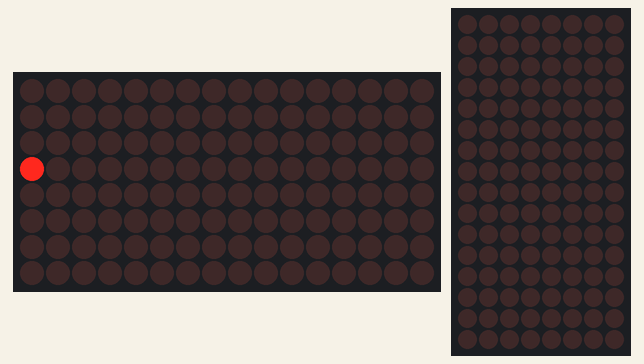
Recording of a sketch running on a simulated Arduino MKR. Shown: 16×8 LED matrix, 8×16 LED matrix. WiFi joins after 1.5 s; servers stay silent unless stated; uploads are accepted with an empty reply; what the sketch prints to the serial monitor is not drawn.

Above: at 1.6 s.
At 2.2 s:
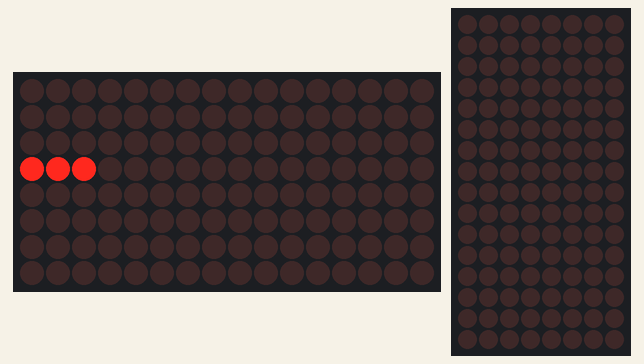
At 2.8 s:
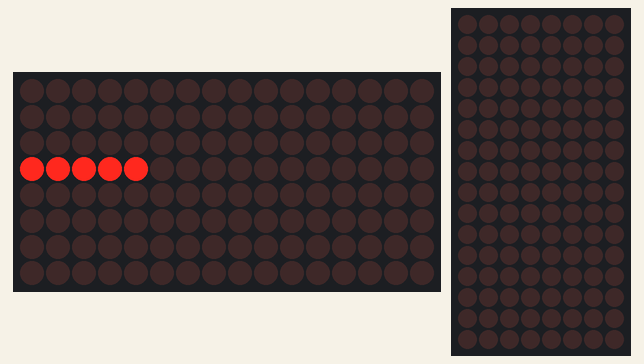
At 3.8 s:
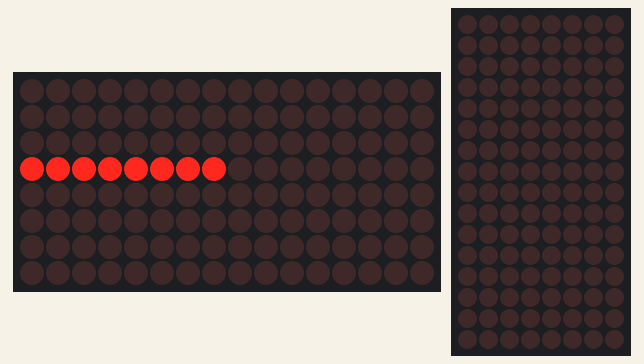
At 5.0 s:
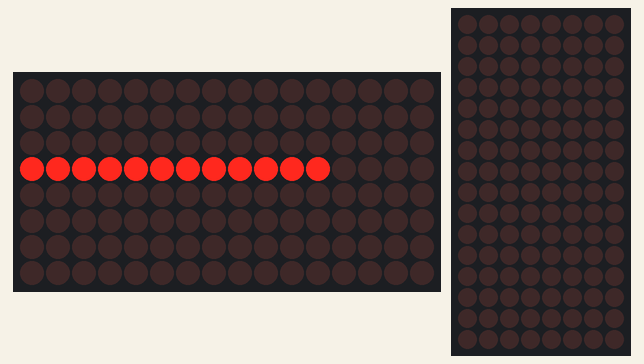
At 6.3 s:
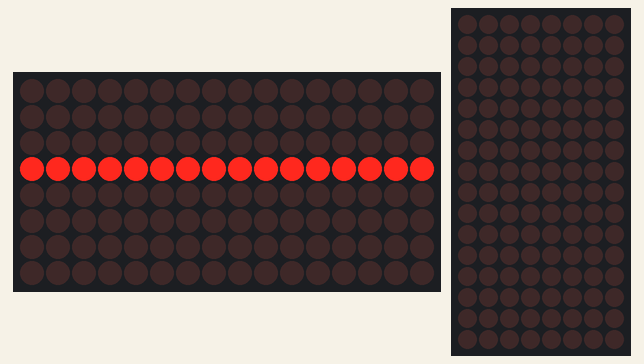

The sketch:

NightscoutDisplay.ino
```cpp
#include <Adafruit_LEDBackpack.h>
#include <TimeLib.h>
#include <WiFi101.h>

// Note: Loosely based on WiFiWebClientRepeating example.

// Constants and configuration

const char kWiFiSsid[] = "YourWiFiSSID";
const char kWiFiPassphrase[] = "YourWiFiPassphrase";

const char kNightscoutHostname[] = "yournightscoutsite.azurewebsites.net";
const uint16_t kNightscoutPort = 443;  // 80 for http, 443 for https.

const int kTimeZone = -8;  // Hours from UTC (-8 is PST).
const bool kAdjustDST = true;  // DST adjustment according to US rules.

const int kLedBrightness = 0;  // 0..15
const int kLedRotation = 1;  // 1: USB on the left, 3: USB on the right
const long kStalenessThreshold = 15 * 60;  // Display "--" if Nightscout value is older than 15 minutes
const unsigned long kErrorTimeout = 5 * 60 * 1000;  // Display "Error" after 5 minutes of no connection

// Global variables

Adafruit_8x16minimatrix glucose_matrix;
Adafruit_8x16minimatrix clock_matrix;

// Bitmaps

const uint8_t NARROW_DIGITS[][8] = {
  { 0x00, 0x00, 0x00, 0x00, 0x00, 0x00, 0x00, 0x00 },  // 0 (blank)
  { 0x00, 0x40, 0xc0, 0x40, 0x40, 0x40, 0x00, 0x00 },  // 1
  { 0x00, 0xc0, 0x40, 0xc0, 0x80, 0xc0, 0x00, 0x00 },  // 2
  { 0x00, 0xc0, 0x40, 0xc0, 0x40, 0xc0, 0x00, 0x00 },  // 3
  { 0x00, 0x40, 0xc0, 0xc0, 0x40, 0x40, 0x00, 0x00 },  // "4"
  { 0x00, 0xc0, 0x80, 0xc0, 0x40, 0xc0, 0x00, 0x00 },  // 5
  { 0x00, 0xc0, 0x80, 0xc0, 0xc0, 0xc0, 0x00, 0x00 },  // "6"
  { 0x00, 0xc0, 0x40, 0x40, 0x40, 0x40, 0x00, 0x00 },  // 7
  { 0x00, 0xc0, 0xc0, 0xc0, 0xc0, 0xc0, 0x00, 0x00 },  // "8"
  { 0x00, 0xc0, 0xc0, 0xc0, 0x40, 0xc0, 0x00, 0x00 },  // "9"
};

const uint8_t NORMAL_DIGITS[][8] = {
  { 0x00, 0xe0, 0xa0, 0xa0, 0xa0, 0xe0, 0x00, 0x00 },  // 0
  { 0x00, 0x40, 0xc0, 0x40, 0x40, 0x40, 0x00, 0x00 },  // 1
  { 0x00, 0xe0, 0x20, 0xe0, 0x80, 0xe0, 0x00, 0x00 },  // 2
  { 0x00, 0xe0, 0x20, 0x60, 0x20, 0xe0, 0x00, 0x00 },  // 3
  { 0x00, 0x20, 0xa0, 0xe0, 0x20, 0x20, 0x00, 0x00 },  // 4
  { 0x00, 0xe0, 0x80, 0xe0, 0x20, 0xe0, 0x00, 0x00 },  // 5
  { 0x00, 0xe0, 0x80, 0xe0, 0xa0, 0xe0, 0x00, 0x00 },  // 6
  { 0x00, 0xe0, 0x20, 0x20, 0x20, 0x20, 0x00, 0x00 },  // 7
  { 0x00, 0xe0, 0xa0, 0xe0, 0xa0, 0xe0, 0x00, 0x00 },  // 8
  { 0x00, 0xe0, 0xa0, 0xe0, 0x20, 0xe0, 0x00, 0x00 },  // 9
};

const uint8_t ARROW_BITMAPS[][8] = {
  { 0x20, 0x70, 0xa8, 0x00, 0x20, 0x70, 0xa8, 0x00 },  // Double up
  { 0x00, 0x20, 0x70, 0xa8, 0x20, 0x20, 0x00, 0x00 },  // Single up
  { 0x00, 0x78, 0x18, 0x28, 0x48, 0x80, 0x00, 0x00 },  // 45-degree up
  { 0x00, 0x20, 0x10, 0xf8, 0x10, 0x20, 0x00, 0x00 },  // Flat
  { 0x00, 0x80, 0x48, 0x28, 0x18, 0x78, 0x00, 0x00 },  // 45-degree down
  { 0x00, 0x20, 0x20, 0xa8, 0x70, 0x20, 0x00, 0x00 },  // Single down
  { 0xa8, 0x70, 0x20, 0x00, 0xa8, 0x70, 0x20, 0x00 },  // Double down
};

const uint8_t ERROR_BITMAP[] = {
  0x00, 0x00, 0xe0, 0x00, 0x80, 0x00, 0xcd, 0xbb,
  0x89, 0x2a, 0xe9, 0x3a, 0x00, 0x00, 0x00, 0x00
};

// Display functions

void InitMatrix(Adafruit_8x16minimatrix *matrix, uint8_t i2c_address) {
  matrix->begin(i2c_address);
  matrix->clear();
  matrix->writeDisplay();
  matrix->setBrightness(kLedBrightness);
  matrix->setRotation(kLedRotation);
}

bool DstInEffect(const time_t t) {
  const int Y = year(t);
  const int M = month(t);
  const int D = day(t);
  const int h = hour(t);

  if (!kAdjustDST) {
    return false;
  } else if (M >= 4 && M <= 10) {
    return true;
  } else if (M == 3) {
    const int dst_start = 14 - ((Y-2004)*5/4)%7;
    if (D > dst_start || (D == dst_start && h >= 2)) {
      return true;
    }
  } else if (M == 11) {
    const int dst_end = 7 - ((Y-2004)*5/4)%7;
    if (D < dst_end || (D == dst_end && h < 1)) {
      return true;
    }
  }
  return false;
}

void DisplayClock(const time_t t) {
  if (timeStatus() == timeNotSet) {
    return;
  }

  int h = hourFormat12(t);
  const int m = minute(t);

  if (DstInEffect(t)) {
    if (++h == 13) {
      h = 1;
    }
  }

  clock_matrix.clear();
  clock_matrix.drawBitmap(0, 0, NARROW_DIGITS[h / 10], 8, 8, LED_ON);
  clock_matrix.drawBitmap(3, 0, NORMAL_DIGITS[h % 10], 8, 8, LED_ON);
  clock_matrix.drawPixel(7, 2, LED_ON);
  clock_matrix.drawPixel(7, 4, LED_ON);
  clock_matrix.drawBitmap(9, 0, NORMAL_DIGITS[m / 10], 8, 8, LED_ON);
  clock_matrix.drawBitmap(13, 0, NORMAL_DIGITS[m % 10], 8, 8, LED_ON);
  clock_matrix.writeDisplay();
}

void DisplayError() {
  glucose_matrix.clear();
  glucose_matrix.drawBitmap(0, 0, ERROR_BITMAP, 16, 8, LED_ON);
  glucose_matrix.writeDisplay();
}

void DisplayGlucose(const long now, const long sgv, const long trend, const long datetime) {
  glucose_matrix.clear();
  if (now - datetime > kStalenessThreshold) {
    // --
    glucose_matrix.drawFastHLine(3, 3, 3, LED_ON);
    glucose_matrix.drawFastHLine(7, 3, 3, LED_ON);
  } else {
    glucose_matrix.drawBitmap(0, 0, NARROW_DIGITS[sgv / 100], 8, 8, LED_ON);
    glucose_matrix.drawBitmap(3, 0, NORMAL_DIGITS[(sgv % 100) / 10], 8, 8, LED_ON);
    glucose_matrix.drawBitmap(7, 0, NORMAL_DIGITS[sgv % 10], 8, 8, LED_ON);
    if (trend >= 1 && trend <= 7) {
      glucose_matrix.drawBitmap(11, 0, ARROW_BITMAPS[trend-1], 8, 8, LED_ON);
    }
  }
  glucose_matrix.writeDisplay();
}

void WaitWithProgressBar(const int milliseconds) {
  const int milliseconds_per_dot = milliseconds / 16;
  for (int i = 0; i < 16; ++i) {
    glucose_matrix.drawPixel(i, 3, LED_ON);
    glucose_matrix.writeDisplay();
    delay(milliseconds_per_dot);
  }
  glucose_matrix.clear();
  glucose_matrix.writeDisplay();
}

// Network functions

void InitWiFi() {
  WiFi.setPins(8, 7, 4, 2);  // Adafruit Feather M0 WiFi pin assignments.

  if (WiFi.status() == WL_NO_SHIELD) {
    Serial.println("No WiFi support.");
    while (true) ;  // Don't continue.
  }

  int status = WL_IDLE_STATUS;
  do {
    status = WiFi.begin(kWiFiSsid, kWiFiPassphrase);
    WaitWithProgressBar(5000);  // Wait ~5 seconds for connection.
  } while (status != WL_CONNECTED);

  LogWiFiStatus();
}

void LogWiFiStatus() {
  Serial.print("SSID: ");
  Serial.println(WiFi.SSID());

  Serial.print("IP Address: ");
  Serial.println(WiFi.localIP());

  Serial.print("RSSI (dBm): ");
  Serial.println(WiFi.RSSI());
}

bool ConnectToNightscout(WiFiClient* client) {
  if (kNightscoutPort == 443) {
    return client->connectSSL(kNightscoutHostname, kNightscoutPort);
  } else {
    return client->connect(kNightscoutHostname, kNightscoutPort);
  }
}

void PerformNightscoutRequest(WiFiClient* client) {
  client->stop();  // Cancel any previous connections.

  // Reconnect if needed.
  if (WiFi.status() != WL_CONNECTED) {
    WiFi.begin(kWiFiSsid, kWiFiPassphrase);
  }

  if (ConnectToNightscout(client)) {
    client->println("GET /pebble HTTP/1.1");
    client->print("Host: ");
    client->println(kNightscoutHostname);
    client->println("Connection: close");
    client->println();
  }
}

// Nightscout JSON "parsing" functions

// Very simplistic scanner for JSON character streams.
// Once the provided key is found in the stream, the subsequent characters
// (at most 10) are parsed as a decimal number.
class JsonScanner {
  public:
    // Initializes scanner.
    JsonScanner(const char* const key) : key_(key) {
      reset();
    }

    // Parse a single character from the stream.
    // Returns true if key is found and subsequent number is fully parsed.
    bool scan(const char c) {
      if (isspace(c)) {
        return false;
      }
      if (*p_) {
        if (*p_ == c) {
          ++p_;
        } else {
          p_ = key_;
        }
      } else if (digits_ > 0) {
        if (isdigit(c)) {
          value_ = value_ * 10 + (c - '0');
          --digits_;
        } else {
          digits_ = 0;
        }
        if (digits_ == 0) {
          return true;
        }
      }
      return false;
    }

    // Returns the parsed value.
    long value() const {
      return value_;
    }

    // Resets state of the scanner.
    void reset() {
      p_ = key_;
      value_ = 0;
      digits_ = 10;
    }

  private:
    const char* const key_;
    const char* p_;
    long value_;
    int digits_;
};

// Parser for JSON stream from Nightscout. Finds the 4 fields we're interested
// in and updates the glucose display once all of them are found.  Also updates
// system time from Nightscout time.
class NightscoutParser {
  public:
    NightscoutParser()
      : now_("\"now\":"),
        sgv_("\"sgv\":\""),  // Extra quotes because sgv is a string.
        trend_("\"trend\":"),
        datetime_("\"datetime\":"),
        last_update_(0) {
      reset();
    }

    void reset() {
      found_ = 0;
      now_.reset();
      sgv_.reset();
      trend_.reset();
      datetime_.reset();
    }

    void parse(const char c) {
      if (found_ == 4) {
        return;  // Already found everything in a previous call.
      }

      if (now_.scan(c)) {
        ++found_;
        // Update time, and display clock if not set previously.
        const bool update_display = (timeStatus() == timeNotSet);
        const time_t t = now_.value() + 3600 * kTimeZone;
        setTime(t);
        if (update_display) {
          DisplayClock(t);
        }
      }
      if (sgv_.scan(c)) {
        ++found_;
      }
      if (trend_.scan(c)) {
        ++found_;
      }
      if (datetime_.scan(c)) {
        ++found_;
      }

      if (found_ == 4) {
        DisplayGlucose(now_.value(), sgv_.value(), trend_.value(), datetime_.value());
        last_update_ = millis();
      }
    }

    long last_update() const {
      return last_update_;
    }

  private:
    JsonScanner now_;
    JsonScanner sgv_;
    JsonScanner trend_;
    JsonScanner datetime_;
    int found_;
    unsigned long last_update_;
};

// Arduino main functions

void setup() {
  Serial.begin(9600);
  InitMatrix(&glucose_matrix, 0x70);
  InitMatrix(&clock_matrix, 0x71);
  InitWiFi();

  adjustTime(-now());  // Hack: resets time to 00:00, but doesn't consider it synced yet.
}

void loop() {
  static bool top_of_minute = false;
  static WiFiClient http_client;
  static NightscoutParser parser;

  // Display clock and connect to Nightscout at top of each minute.
  const time_t t = now();
  if (second(t) != 0) {
    top_of_minute = false;
  } else if (!top_of_minute) {
    top_of_minute = true;
    DisplayClock(t);
    if (millis() - parser.last_update() >= kErrorTimeout) {
      DisplayError();
    }
    PerformNightscoutRequest(&http_client);
    parser.reset();
  }

  // Process incoming data from Nightscout.
  while (http_client.available()) {
    parser.parse(http_client.read());
  }
}
```
